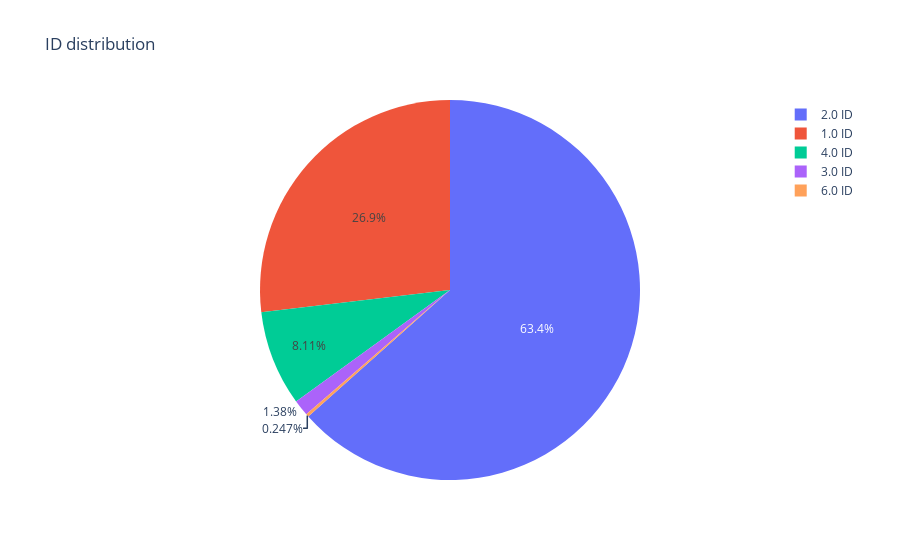

The code cell stored with this chart in its notebook:
### Code cell
# my_data.head(20)
# my_data['idN'].value_counts().nlargest(n=5)  # пять самых больших классов
labels = '2.0 ID', '4.0 ID', '1.0 ID', '3.0 ID','6.0 ID'
sizes = [12580, 1610, 5330, 273,49] # Размеры пяти самых больших классов
# sizes = [ , , 4973, ,]
# colors = ['yellow', 'blue', 'pink', 'green','red']
# explode = (0.1, 0, 0, 0)  # explode 1st slice
# # Plot
# plt.pie(sizes, labels=labels, colors=colors,autopct='%1.1f%%', shadow=True, startangle=140)
# plt.axis('equal')
# plt.title ("Процентное оотношение API-ответов с различным числом ID") # данные для 3000 рандомных запросов
# plt.show()

import plotly.express as px
# df = px.data.gapminder().query("year == 2007").query("continent == 'Europe'")
# df.loc[df[''] < 2.e6, 'country'] = 'Other countries' # Represent only large countries
fig = px.pie(sizes, values=sizes, names=labels, title='ID distribution')
fig.show()

### Figure 1 — Plotly figure (JSON) as saved in the notebook; plotly's stock layout.template omitted (floating-point values rounded to 4 significant figures)
{"data": [{"domain": {"x": [0, 1], "y": [0, 1]}, "hoverlabel": {"namelength": 0}, "hovertemplate": "label=%{label}<br>value=%{value}", "labels": ["2.0 ID", "4.0 ID", "1.0 ID", "3.0 ID", "6.0 ID"], "legendgroup": "", "name": "", "showlegend": true, "type": "pie", "values": [12580, 1610, 5330, 273, 49]}], "layout": {"legend": {"tracegroupgap": 0}, "title": {"text": "ID distribution"}}}
